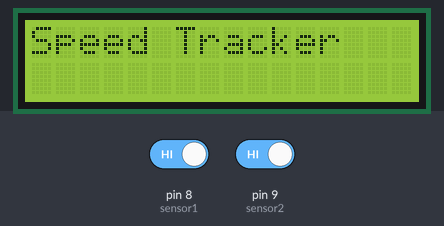
Bench run of a sketch on a simulated Arduino Uno, built with avr-gcc and run on an emulated ATmega328P. Parts: 16×2 character LCD. The inputs (shaded band) are chosen by the test bench; at power-on: pin 8 (sensor1) HIGH, pin 9 (sensor2) HIGH.

Above: at 0.1 s.
3.3 s: pin 8 (sensor1) driven LOW
At 4.5 s:
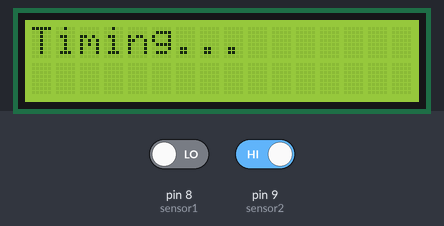
4.8 s: pin 9 (sensor2) driven LOW
At 5.9 s:
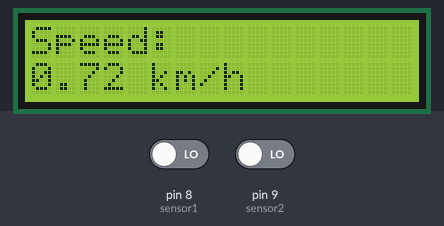
6.3 s: pin 9 (sensor2) driven HIGH
At 8.4 s:
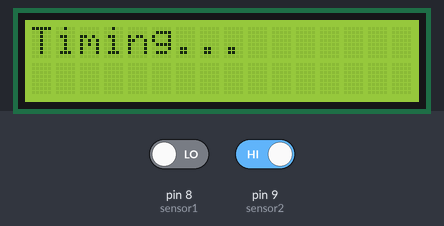
Timing chart, 0 to 9.9 s (numbered marks = the images above; inputs shaded):
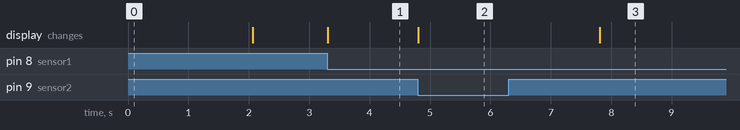

The sketch:

smartspeed.ino
```cpp
#include <LiquidCrystal.h>

// LCD connections (RS, EN, D4, D5, D6, D7)
LiquidCrystal lcd(7, 6, 5, 4, 3, 2);

// IR sensor pins
const int sensor1 = 8;
const int sensor2 = 9;

// Distance between sensors (in meters)
const float DISTANCE_METERS = 0.30; // 30 cm

unsigned long tStart = 0;
bool started = false;

void setup() {
 lcd.begin(16, 2);        // initialize the display
 lcd.print("Speed Tracker");
 delay(2000);
 lcd.clear();

 pinMode(sensor1, INPUT);
 pinMode(sensor2, INPUT);
}

void loop() {
 // Wait for sensor1 trigger
 if (!started && digitalRead(sensor1) == LOW) {
   tStart = micros();  // record time
   started = true;
   lcd.clear();
   lcd.print("Timing...");
 }

 // Wait for sensor2 if started
 if (started && digitalRead(sensor2) == LOW) {
   unsigned long tEnd = micros(); // record stop time
   started = false;

   // Time difference in seconds
   float timeSec = (tEnd - tStart) / 1000000.0;

   // Calculate speed (m/s → km/h)
   float speedMps = DISTANCE_METERS / timeSec;
   float speedKmh = speedMps * 3.6;

   // Display on LCD
   lcd.clear();
   lcd.setCursor(0, 0);
   lcd.print("Speed:");

   lcd.setCursor(0, 1);
   lcd.print(speedKmh);
   lcd.print(" km/h");

   delay(3000);  // wait before next measurement
 }
}
```

Measured:
- after the input at 3.3 s, the display: changes at once (image 1)
- after the input at 4.8 s, the display: changes at once (image 2)
- after the input at 6.3 s, the display: changes after 1.5 s (image 3)
